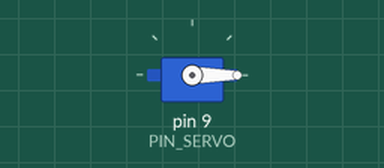
Simulated run of this sketch. Board: Arduino Uno, built with avr-gcc and run on an emulated ATmega328P. On the bench: servo.

Above: at 0.1 s.
At 0.6 s:
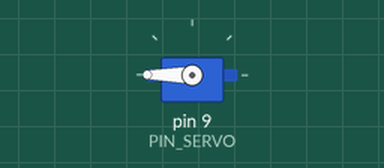
Timing chart, 0 to 2.1 s (numbered marks = the images above):
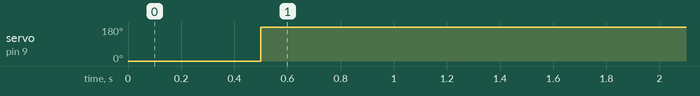

The sketch:

c01_servo.ino
```cpp
/**
 * #include를 통해서 라이브러리를 포함할 수 있습니다.
 * 포함하게 되면 해당 라이브러리를 사용할 수 있습니다.
 *
 * h는 헤더파일 입니다.
 * 예를 들어서, 헤더파일이란 음식점의 메뉴판이라고 보시면 됩니다.
 * 헤더 파일에 내가 만든 함수들을 정리해 놓고 관리와 사용이 쉽기 때문입니다.
 */

#include <Servo.h>

#define PIN_SERVO       9

Servo servo;

void setup() {
  servo.attach(PIN_SERVO);
  servo.write(0);
  delay(500);
  servo.write(180);
}

void loop() {
}
```

Measured:
- by itself, servo on pin 9 (PIN_SERVO): 0° → 180° at 0.50 s
